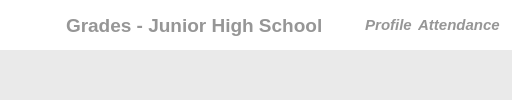
            <widget class="QWidget" name="gradeJHSPage">
             <layout class="QVBoxLayout" name="verticalLayout_6">
              <property name="spacing">
               <number>0</number>
              </property>
              <property name="leftMargin">
               <number>0</number>
              </property>
              <property name="topMargin">
               <number>0</number>
              </property>
              <property name="rightMargin">
               <number>0</number>
              </property>
              <property name="bottomMargin">
               <number>0</number>
              </property>
              <item>
               <widget class="QFrame" name="gJHSTitleFrame">
                <property name="maximumSize">
                 <size>
                  <width>16777215</width>
                  <height>60</height>
                 </size>
                </property>
                <property name="styleSheet">
                 <string notr="true">QFrame{
border: solid;
background-color: rgb(255, 255, 255);
}</string>
                </property>
                <property name="frameShape">
                 <enum>QFrame::StyledPanel</enum>
                </property>
                <property name="frameShadow">
                 <enum>QFrame::Raised</enum>
                </property>
                <layout class="QHBoxLayout" name="horizontalLayout_7">
                 <property name="leftMargin">
                  <number>0</number>
                 </property>
                 <property name="topMargin">
                  <number>0</number>
                 </property>
                 <property name="rightMargin">
                  <number>8</number>
                 </property>
                 <property name="bottomMargin">
                  <number>0</number>
                 </property>
                 <item>
                  <widget class="QLabel" name="grdJHSIcon">
                   <property name="minimumSize">
                    <size>
                     <width>60</width>
                     <height>0</height>
                    </size>
                   </property>
                   <property name="maximumSize">
                    <size>
                     <width>60</width>
                     <height>16777215</height>
                    </size>
                   </property>
                   <property name="styleSheet">
                    <string notr="true">QLabel{
background-color: rgb(255, 255, 255);
border: none;
padding: 15px;
}</string>
                   </property>
                   <property name="text">
                    <string/>
                   </property>
                   <property name="pixmap">
                    <pixmap>../assets/sheet.png</pixmap>
                   </property>
                   <property name="scaledContents">
                    <bool>true</bool>
                   </property>
                   <property name="margin">
                    <number>0</number>
                   </property>
                  </widget>
                 </item>
                 <item>
                  <widget class="QLabel" name="gradesJHSLabel">
                   <property name="font">
                    <font>
                     <pointsize>14</pointsize>
                     <bold>true</bold>
                    </font>
                   </property>
                   <property name="styleSheet">
                    <string notr="true">QLabel{
border: none;
	color: rgb(150, 150, 150);
}</string>
                   </property>
                   <property name="text">
                    <string>Grades - Junior High School</string>
                   </property>
                  </widget>
                 </item>
                 <item>
                  <widget class="QPushButton" name="homeBtnJHS">
                   <property name="maximumSize">
                    <size>
                     <width>30</width>
                     <height>30</height>
                    </size>
                   </property>
                   <property name="font">
                    <font>
                     <pointsize>9</pointsize>
                     <italic>false</italic>
                     <bold>true</bold>
                    </font>
                   </property>
                   <property name="cursor">
                    <cursorShape>PointingHandCursor</cursorShape>
                   </property>
                   <property name="toolTip">
                    <string>Home Page</string>
                   </property>
                   <property name="styleSheet">
                    <string notr="true">QPushButton{
	border: none;
}

QPushButton:hover{
background-color: rgb(230, 230, 230);
border-radius: 15px;
}</string>
                   </property>
                   <property name="text">
                    <string/>
                   </property>
                   <property name="icon">
                    <iconset>
                     <normaloff>../assets/home_sm.png</normaloff>../assets/home_sm.png</iconset>
                   </property>
                   <property name="iconSize">
                    <size>
                     <width>20</width>
                     <height>20</height>
                    </size>
                   </property>
                  </widget>
                 </item>
                 <item>
                  <widget class="QPushButton" name="prevBtnJHS">
                   <property name="maximumSize">
                    <size>
                     <width>100</width>
                     <height>30</height>
                    </size>
                   </property>
                   <property name="font">
                    <font>
                     <pointsize>11</pointsize>
                     <italic>true</italic>
                     <bold>true</bold>
                    </font>
                   </property>
                   <property name="cursor">
                    <cursorShape>PointingHandCursor</cursorShape>
                   </property>
                   <property name="toolTip">
                    <string>Student Profile Page</string>
                   </property>
                   <property name="styleSheet">
                    <string notr="true">QPushButton{
	border: none;
	color: rgb(150, 150, 150);
}
QPushButton:hover{
	color: rgb(26, 194, 161);
}
</string>
                   </property>
                   <property name="text">
                    <string>Profile</string>
                   </property>
                   <property name="icon">
                    <iconset>
                     <normaloff>../assets/left.png</normaloff>../assets/left.png</iconset>
                   </property>
                  </widget>
                 </item>
                 <item>
                  <widget class="QPushButton" name="attendBtnJHS">
                   <property name="maximumSize">
                    <size>
                     <width>120</width>
                     <height>30</height>
                    </size>
                   </property>
                   <property name="font">
                    <font>
                     <pointsize>11</pointsize>
                     <italic>true</italic>
                     <bold>true</bold>
                    </font>
                   </property>
                   <property name="cursor">
                    <cursorShape>PointingHandCursor</cursorShape>
                   </property>
                   <property name="toolTip">
                    <string>Attendance Page</string>
                   </property>
                   <property name="layoutDirection">
                    <enum>Qt::RightToLeft</enum>
                   </property>
                   <property name="styleSheet">
                    <string notr="true">QPushButton{
	border: none;
	color: rgb(150, 150, 150);
}
QPushButton:hover{
	color: rgb(26, 194, 161);
}
</string>
                   </property>
                   <property name="text">
                    <string>Attendance </string>
                   </property>
                   <property name="icon">
                    <iconset>
                     <normaloff>../assets/right.png</normaloff>../assets/right.png</iconset>
                   </property>
                  </widget>
                 </item>
                </layout>
               </widget>
              </item>
              <item>
               <widget class="QFrame" name="gJHSMainFrame">
                <property name="styleSheet">
                 <string notr="true">QFrame{
	background-color: rgb(234, 234, 234);
}</string>
                </property>
                <property name="frameShape">
                 <enum>QFrame::NoFrame</enum>
                </property>
                <property name="frameShadow">
                 <enum>QFrame::Plain</enum>
                </property>
                <layout class="QVBoxLayout" name="gradesJHSLayout">
                 <property name="spacing">
                  <number>0</number>
                 </property>
                 <property name="leftMargin">
                  <number>0</number>
                 </property>
                 <property name="topMargin">
                  <number>0</number>
                 </property>
                 <property name="rightMargin">
                  <number>0</number>
                 </property>
                 <property name="bottomMargin">
                  <number>0</number>
                 </property>
                </layout>
               </widget>
              </item>
             </layout>
            </widget>
